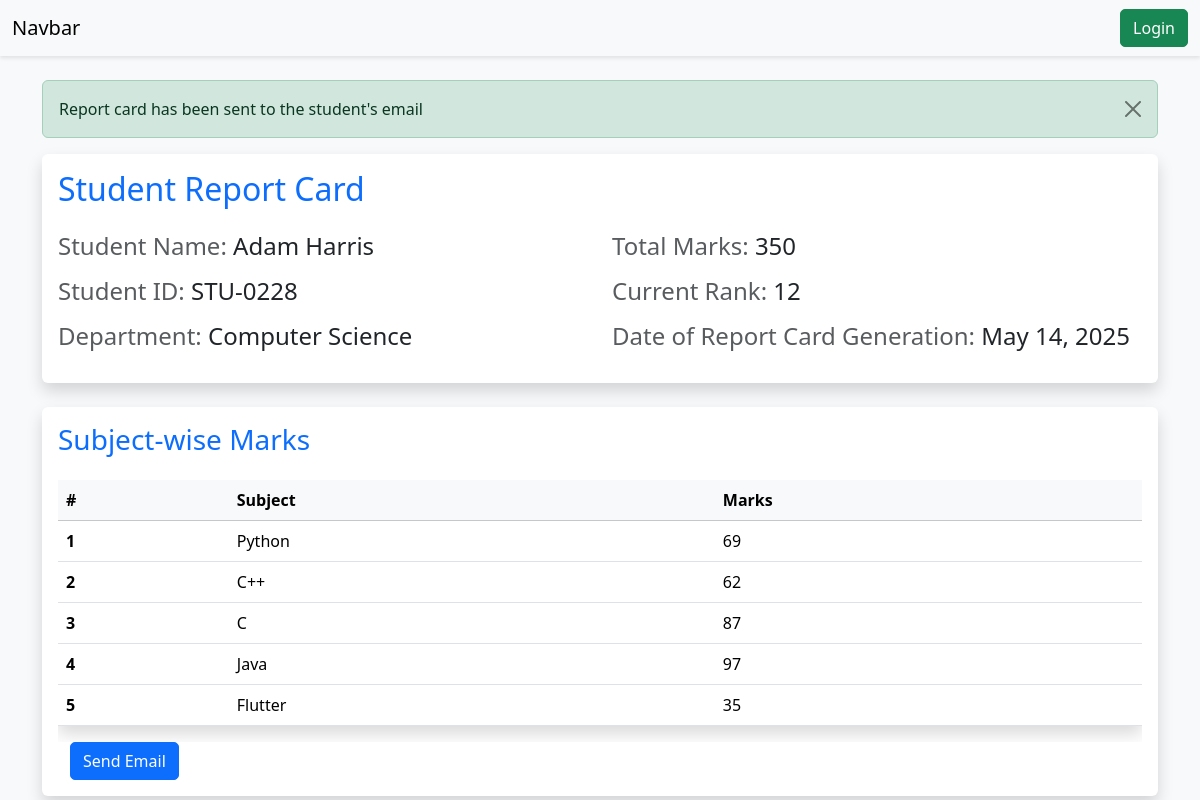
The page /send_email/?student_id=STU-0228 on the database its author committed.
### vege/models.py (models this page shows, shortened)
class Student(models.Model):
    department=models.ForeignKey(Department,related_name='depart',on_delete=models.SET_NULL,null=True)
    student_id=models.OneToOneField(StudentID,related_name='studentid',on_delete=models.SET_NULL,null=True)
    student_name=models.CharField(max_length=100)
    student_email=models.EmailField(unique=True)
    student_age=models.IntegerField()
    student_address=models.TextField()
    is_fake = models.BooleanField(default=False)
    is_deleted=models.BooleanField(default=False)
    objects=StudentManager()
    admin_objects=models.Manager()
    class Meta:
        ordering=['student_name']
        verbose_name='student'

class StudentID(models.Model):
    student_id=models.CharField(max_length=100)

class Department(models.Model):
    department=models.CharField(max_length=100)
    class Meta:
        ordering=['department']

class ReportCard(models.Model):
    student=models.ForeignKey(Student,related_name='reportcard_set', on_delete=models.CASCADE)
    student_rank=models.IntegerField()
    date_of_report_card_generation=models.DateField(auto_now_add=True)
    total_marks=models.IntegerField(default=0)
    class Meta:
        unique_together=['student', 'date_of_report_card_generation']
        ordering = ['-date_of_report_card_generation', 'student_rank']

class SubjectMarks(models.Model):
    student=models.ForeignKey(Student,related_name='studentmarks', on_delete=models.CASCADE)
    subject=models.ForeignKey(Subject, on_delete=models.CASCADE)
    marks=models.IntegerField()
    class Meta:
        unique_together=['student','subject']

class Subject(models.Model):
    subject_name=models.CharField(max_length=100)

### vege/views.py (the view)
# urls.py: path('send_email/', send_email, name='send_email'),
def send_email(request):
    student_id = request.GET.get('student_id')
    queryset = SubjectMarks.objects.filter(student__student_id__student_id=student_id)
    total_marks = queryset.aggregate(total_marks=Sum('marks'))
    current_rank = queryset.first().student.reportcard_set.first().student_rank
    date_of_report_card_generation = queryset.first().student.reportcard_set.first().date_of_report_card_generation
    student = queryset.first().student
    try:
        send_email_to_client(
            student=student,
            marks=queryset,
            total_marks=total_marks,
            current_rank=current_rank
        )
        messages.success(request, 'Report card has been sent to the student\'s email')
    except Exception as e:
        messages.error(request, f'Failed to send email: {str(e)}')
    context = {
        'marks': queryset,
        'total_marks': total_marks,
        'student': student,
        'current_rank': current_rank,
        'date_of_report_card_generation': date_of_report_card_generation
    }
    return render(request, 'report/see_marks.html', context)

### home/utils.py (called while the page is built)
def send_email_to_client(student=None, marks=None, total_marks=None, current_rank=None):
    subject = "Here is the Report Card"
    message = f"""
Dear {student.student_name},

Here is your report card:

Student ID: {student.student_id.student_id}
Department: {student.department.department}
Email: {student.student_email}

Subject-wise Marks:
"""
    for mark in marks:
        message += f"\n{mark.subject.subject_name}: {mark.marks}"
    message += f"""

Total Marks: {total_marks['total_marks']}
Current Rank: {current_rank}

Best regards,
School Administration
"""
    from_email = settings.EMAIL_HOST_USER
    recipient_list = ["milankumawat01@gmail.com"]  # Send to student's email
    send_mail(subject, message, from_email, recipient_list)

### vege/templates/report/see_marks.html
{% extends 'base.html' %}
{% block content %}
<div class="container mt-4">
    {% if messages %}
    <div class="messages">
        {% for message in messages %}
        <div class="alert alert-{{ message.tags }} alert-dismissible fade show" role="alert">
            {{ message }}
            <button type="button" class="btn-close" data-bs-dismiss="alert" aria-label="Close"></button>
        </div>
        {% endfor %}
    </div>
    {% endif %}
    <div class="card mb-4">
        <div class="card-body">
            <h2 class="card-title text-primary mb-4">Student Report Card</h2>
            <div class="row">
                <div class="col-md-6">
                    <h4 class="mb-3"><span class="text-muted">Student Name:</span> {{student.student_name}}</h4>
                    <h4 class="mb-3"><span class="text-muted">Student ID:</span> {{student.student_id.student_id}}</h4>                    <h4 class="mb-3"><span class="text-muted">Department:</span> {{student.department.department}}</h4>
                </div>
                <div class="col-md-6">
                    <h4 class="mb-3"><span class="text-muted">Total Marks:</span> {{total_marks.total_marks}}</h4>
                    <h4 class="mb-3"><span class="text-muted">Current Rank:</span> {{current_rank}}</h4>
                    <h4 class="mb-3"><span class="text-muted">Date of Report Card Generation:</span> {{date_of_report_card_generation}}</h4>
                </div>
            </div>
        </div>
    </div>
    <div class="card">
        <div class="card-body">
            <h3 class="card-title text-primary mb-4">Subject-wise Marks</h3>
            <div class="table-responsive">
                <table class="table table-hover">
                    <thead class="table-light">
                        <tr>
                            <th scope="col">#</th>
                            <th scope="col">Subject</th>
                            <th scope="col">Marks</th>
                        </tr>
                    </thead>
                    <tbody>
                        {% for mark in marks %}
                        <tr>
                            <th scope="row">{{forloop.counter}}</th>
                            <td>{{mark.subject.subject_name}}</td>
                            <td>{{mark.marks}}</td>
                        </tr>
                        {% endfor %}
                    </tbody>
                </table>
            </div>
            <div class="container">
                <a href="{% url 'send_email' %}?student_id={{student.student_id.student_id}}" class="btn btn-primary">Send Email</a>
            </div>
        </div>
    </div>
</div>
{% endblock %}

### vege/templates/base.html (style rules this page uses)
body { background-color: #f8f9fa; }
.card { border: none; box-shadow: 0 0.5rem 1rem rgba(0, 0, 0, 0.15); }
.btn { border-radius: 5px; }
.table { background-color: white; box-shadow: 0 0.5rem 1rem rgba(0, 0, 0, 0.15); }

### rows shown on the page
Student: student_name "Adam Harris", student_id.student_id "STU-0228", department.department "Computer Science"
ReportCard: date_of_report_card_generation "May 14, 2025"
SubjectMarks: subject.subject_name "Python", marks "69"
SubjectMarks: subject.subject_name "C++", marks "62"
SubjectMarks: subject.subject_name "C", marks "87"
SubjectMarks: subject.subject_name "Java", marks "97"
SubjectMarks: subject.subject_name "Flutter", marks "35"

### other values the page prints
{{ message }} "Report card has been sent to the student's email"
{{ total_marks.total_marks }} "350"
{{ current_rank }} "12"
